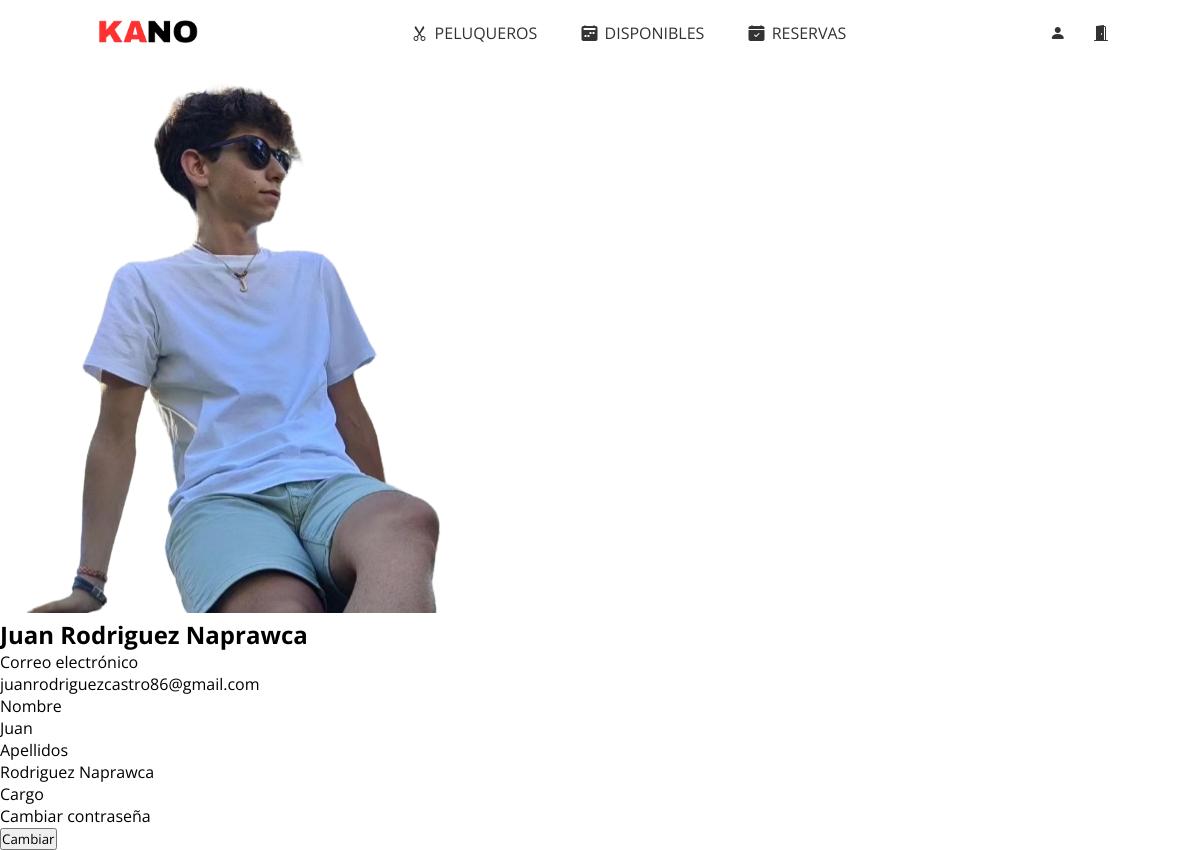
Page /perfil.php (signed in) on the committed database.
### tables this page shows
CREATE TABLE usuarios (
    id INT PRIMARY KEY AUTO_INCREMENT,
    user_id VARCHAR(255),
    username VARCHAR(50) NOT NULL,
    contrasena VARCHAR(255),
    correo VARCHAR(255) NOT NULL,
    nombre VARCHAR(255) NOT NULL,
    apellidos VARCHAR(255) NOT NULL,
    rol INT DEFAULT 0,
    foto VARCHAR(255) DEFAULT "images/defecto.png"
);

### components/user-data.php (called while the page is built, shortened)
<?php
if(isset($_SESSION['usuario'])){
    $user_username=$_SESSION['usuario'];
    require_once "components/conexion.php";
    $a="SELECT * FROM usuarios WHERE username = '$user_username'";
    $a = mysqli_query($mysqli, $a);
    $a = mysqli_fetch_assoc($a);
    $user_correo = $a['correo'];
    $user_nombre = $a['nombre'];
    $user_apellidos = $a['apellidos'];
    $user_foto = $a['foto'];
}
else{
    header("Location: login.php");
    session_abort();
    die();
}
?>

### perfil.php (the view, shortened to what this page needs)
<?php include "components/header.php" ?>
<?php include "components/navbar.php" ?>
<div class="centro">
    <div class="container">
        <div class="left">
            <img src="<?php echo $user_foto; ?>" alt="img-avatar">
            <h2><?php echo "$user_nombre $user_apellidos"; ?></h2>
        </div>
        <div class="right">
            <div class="datos">
                <p class="info">Correo electrónico</p> <span><?php echo $user_correo; ?></span>
            </div>
            <div class="datos">
                <p class="info">Nombre</p> <span><?php echo $user_nombre; ?></span>
            </div>
            <div class="datos">
                <p class="info">Apellidos</p> <span><?php echo ucwords($user_apellidos); ?></span>
            </div>
            <div class="datos">
                <p class="info">Cargo</p> <span><?php echo ucwords(mb_strtolower($user_rolname)); ?></span>
            </div>
            <div class="datos">
                <p class="info">Cambiar contraseña</p> <span><button onclick="window.location.href = 'changePassword.php'">Cambiar</button></span>
            </div>
        </div>
    </div>
</div>
<?php include "components/footer.php" ?>

### css/navbar.css (style rules this page uses)
* { padding: 0; margin: 0; box-sizing: border-box; font-family: "Open Sans", sans-serif; }

### rows in the picture
usuarios: foto (picture), nombre "Juan", apellidos "Rodriguez Naprawca", correo "juanrodriguezcastro86@gmail.com"
